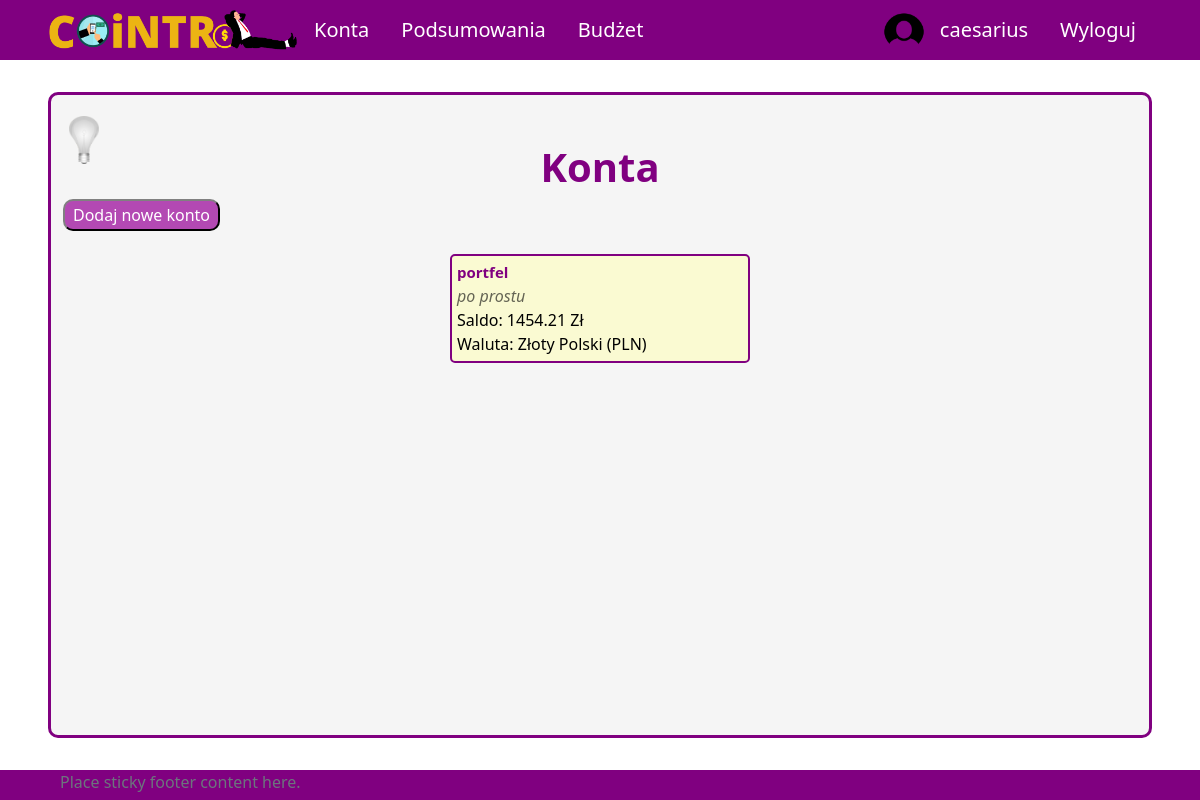
Page /all-accounts (signed in) on the committed database.
### aplication/models.py (models this page shows, shortened)
class Account(models.Model):
    owner = models.ForeignKey(Profile, null=True, blank=True, on_delete=models.CASCADE)
    name = models.CharField(max_length=30)
    currency = models.ForeignKey(Currency, on_delete=models.SET_NULL, null=True)
    is_shared = models.BooleanField(default=False)
    description = models.CharField(max_length=100, null=True, blank=True)
    id = models.UUIDField(default=uuid.uuid4, unique=True, primary_key=True, editable=False)
    def __str__(self):
        return self.name
    def calculate_balance(self):
        balance = 0
        transactions = Transaction.objects.filter(id_account=self)
        for transaction in transactions:
            balance += transaction.converted_amount
        return balance
    def print_description(self):
        if self.description!=None:
            return self.description
        else:
            return ""

class Transaction(models.Model):
    id_account = models.ForeignKey(Account, on_delete=models.CASCADE)
    id_user = models.ForeignKey(Profile, on_delete=models.SET_NULL, null=True) #konto z którego dokonano transakcji zostało usunięte ale transakcja ma pozostać
    id_category = models.ForeignKey(Category, on_delete=models.CASCADE)
    id_subcategory = models.ForeignKey(Subcategory, on_delete=models.SET_NULL, null=True, blank=True)
    currency = models.ForeignKey(Currency, on_delete=models.SET_NULL, null=True)
    is_periodic = models.BooleanField(default=False)
    amount = models.DecimalField(max_digits=10, decimal_places=2)
    converted_amount = models.DecimalField(max_digits=10, decimal_places=2)
    transaction_date = models.DateField()
    description = models.CharField(max_length=255, blank=True, null=True)
    id = models.UUIDField(default=uuid.uuid4, unique=True, primary_key=True, editable=False)

### UsersApp/models.py (models this page shows)
class Currency(models.Model):
    name = models.CharField(max_length=100)
    access_name = models.CharField(max_length=20) #access_name nazwa aby zdobyć kurs walut
    sign = models.CharField(max_length=5) #znak waluty
    id = models.UUIDField(default=uuid.uuid4, unique=True,
                            primary_key=True, editable=False)
    def __str__(self):
        return "{}".format(self.name)

### aplication/views/account_views.py (the view)
# urls.py: path('all-accounts', allAccounts, name='all-accounts'),
@login_required(login_url='login')
def allAccounts(request):
    user_accounts = User_Account.objects.filter(id_user = request.user.profile.id)
    accounts = []
    for ua in user_accounts:
        accounts.append(Account.objects.get(id=ua.id_account.id))
    context = {'accounts': accounts}
    return render(request, 'application/account/all-accounts.html', context)

### templates/application/account/all-accounts.html (shortened to what this page needs)
{% extends 'application/base.html' %}
{% block content %}
    <div class="title">
        <h1>Konta</h1>
    </div>
    <a href="{% url 'create-account' %}">
        <button class="button">Dodaj nowe konto</button>
    </a>
    <div class="content tiles" id="all-accounts">
        {% for acc in accounts %}
            <div class="account">
                <a class="account-link" href={% url 'account' pk=acc.id %}>
                <span class="name">{{ acc }}</span>
                <span class="account-description">{{ acc.print_description }}</span>
                <span class="balance">Saldo: {{ acc.calculate_balance }} {{acc.currency.sign}}</span>
                <span class="balance">Waluta: {{ acc.currency }}</span>
                </a>
            </div>
        {% endfor %}
    </div>
{% endblock %}

### templates/application/base.html (shortened to what this page needs)
{%load static%}
<!DOCTYPE html>
<html lang="pl">
<head>
    <link href="https://cdn.jsdelivr.net/npm/bootstrap@5.2.2/dist/css/bootstrap.min.css" rel="stylesheet">
    <link rel="stylesheet" type="text/css" href="{% static 'css/style.css' %}">
</head>
<body onload="checkColorMode()">
    <nav class="nav">
        {% if user.is_authenticated %}
        <ul class="nav justify-content-start">
            <li class="nav-item"><a id="logo-link" class="nav-link" href="{% url 'home' %}">
                <img onmouseover="logoHover()" onmouseout="logoOut()" id="app-logo" src="{% static 'images/logo.png' %}">
            </a>
            <li class="nav-item"><a class="nav-link" href="{% url 'all-accounts' %}">Konta</a></li>
            <li class="nav-item"><a class="nav-link" href="{% url 'summary' %}">Podsumowania</a></li>
            <li class="nav-item"><a class="nav-link" href="{% url 'budget' %}">Budżet</a></li>
        </ul>
        <ul class="nav justify-content-end">
            <img src="{% static 'images/circle_user_image.png' %}", style="border-radius: 50%; width: 40px;">
            <li class="nav-item"><a class="nav-link" href="{% url 'profile' %}">{{ user.username }}</a></li>
            <li class="nav-item"><a class="nav-link" href="{% url 'logout' %}">Wyloguj</a></li>
        </ul>
        {% endif %}
    </nav>
    <div id = "site-content">
        <button onclick="darkMode()" id="dark-mode-button"><img id="light-bulb" src="{% static 'images/bulb_off.png' %}" /></button>
        {% block content %}
        {% endblock %}
    </div>
    <footer class="footer">
        <div class="container">
            <span class="text-muted">Place sticky footer content here.</span>
        </div>
    </footer>
</body>
</html>

### aplication/static/css/style.css (style rules this page uses)
body { background-color: white; color: black; }
a.nav-link { color: white; font-size: 20px; }
ul.nav { align-items: center; }
nav.nav { height: 60px; background-color: purple; justify-content: space-between; padding-left: 4vw; padding-right: 4vw; }
#logo-link { padding: 0; }
#app-logo { width: 250px; }
#site-content { min-height: calc(100vh - 60px - 8vh - 30px); margin-top: 4vh; margin-bottom: 4vh; margin-left: 4vw; margin-right: 4vw; padding-left: 1vw; padding-right: 1vw; padding-top: 1vh; padding-bottom: 1vh; border: 3px solid purple; border-radius: 10px; background-color: whitesmoke; position: relative; }
#dark-mode-button { position: absolute; top: 20px; }
#dark-mode-button > img { width: 30px; }
div.title { padding-top: 5vh; display: flex; align-items: center; flex-direction: column; }
div.title h1 { color: purple; font-size: 40px; font-weight: bold; }
div.content { margin-top: 15px; }
div.tiles { display: flex; flex-wrap: wrap; justify-content: space-evenly; }
div.account { margin-top: 1vh; margin-bottom: 2vh; margin-left: 2vw; margin-right: 2vw; padding: 5px; border: 2px solid purple; border-radius: 5px; background-color: lightgoldenrodyellow; width: 300px; }
a.account-link { width: 100%; display: flex; flex-direction: column; text-decoration: none; color: black; }
a.account-link > span.name { font-weight: bold; font-size: 15px; color: purple; }
a.account-link > span.account-description { font-style: italic; color: rgba(0, 0, 0, 0.6); }
.button { background-color: rgba(163, 31, 163, 0.8); color: white; padding: 2px 8px; border: 2px solid; border-radius: 10px; border-color: grey black black grey; text-decoration: none; }
footer { height: 30px; background-color: purple; justify-content: space-between; padding-left: 4vw; padding-right: 4vw; }
button { background-color: rgba(0, 0, 0, 0); border: none; }

### rows in the picture
Account: name "portfel", print_description "po prostu", calculate_balance "1454.21", currency.sign "Zł", currency "Złoty Polski (PLN)"

### other values in the picture
{{ user.username }} "caesarius"
